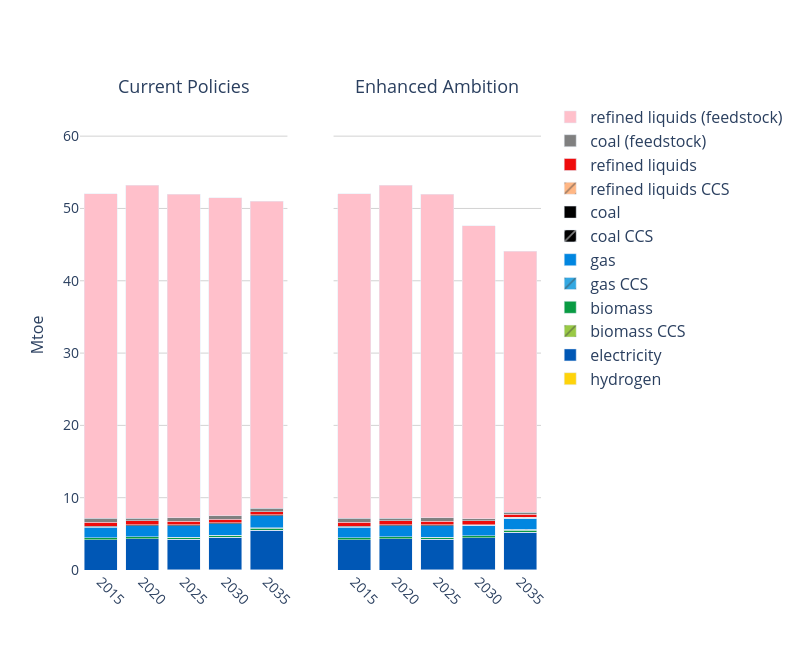

Here is the notebook cell this chart was saved with:
### Code cell
# ------------------------------
# E) Chemical energy by fuel (incl. feedstock)
# ------------------------------
dfE, _ = run_query(conn, q_idx)  # q_idx=100
dfE["ind"]    = cat_sector(dfE["sector"])
dfE["energy"] = dfE.apply(cat_energy_chemical, axis=1)
dfE = dfE[(dfE["Year"] >= 2015) & (dfE["ind"] == "Chemical")].copy()
dfE["value"] *= EJ_TO_MTOE
two_panel_stack(
    dfE, category="energy", years=YEARS_2015_2050,
    out_png="./fig/chem.png", y_max=65,
    colors=FUEL_COLORS, patterns=FUEL_PATTERNS
)

### Figure 1 — Plotly figure (JSON) as saved in the notebook; plotly's stock layout.template omitted (floating-point values rounded to 4 significant figures)
{"data": [{"marker": {"color": "#FED30B"}, "name": "hydrogen", "showlegend": true, "type": "bar", "x": [2025, 2030, 2035], "xaxis": "x", "y": [0.006523, 0.01389, 0.03284], "yaxis": "y"}, {"marker": {"color": "#0057B5"}, "name": "electricity", "showlegend": true, "type": "bar", "x": [2015, 2020, 2025, 2030, 2035], "xaxis": "x", "y": [4.21, 4.319, 4.222, 4.499, 5.45], "yaxis": "y"}, {"marker": {"color": "rgb(153, 201, 69)", "pattern": {"shape": "/"}}, "name": "biomass CCS", "showlegend": true, "type": "bar", "x": [2020, 2025, 2030, 2035], "xaxis": "x", "y": [3.783e-05, 0.0001188, 0.001374, 0.006174], "yaxis": "y"}, {"marker": {"color": "#099B43"}, "name": "biomass", "showlegend": true, "type": "bar", "x": [2015, 2020, 2025, 2030, 2035], "xaxis": "x", "y": [0.2709, 0.2792, 0.2731, 0.2671, 0.2524], "yaxis": "y"}, {"marker": {"color": "#33A8E2", "pattern": {"shape": "/"}}, "name": "gas CCS", "showlegend": true, "type": "bar", "x": [2020, 2025, 2030, 2035], "xaxis": "x", "y": [0.0004335, 0.003546, 0.0195, 0.08178], "yaxis": "y"}, {"marker": {"color": "#0186E0"}, "name": "gas", "showlegend": true, "type": "bar", "x": [2015, 2020, 2025, 2030, 2035], "xaxis": "x", "y": [1.454, 1.524, 1.612, 1.621, 1.685], "yaxis": "y"}, {"marker": {"color": "#000000", "pattern": {"shape": "/"}}, "name": "coal CCS", "showlegend": true, "type": "bar", "x": [2020, 2025, 2030, 2035], "xaxis": "x", "y": [5.799e-06, 1.896e-05, 0.0002383, 0.001151], "yaxis": "y"}, {"marker": {"color": "#000000"}, "name": "coal", "showlegend": true, "type": "bar", "x": [2015, 2020, 2025, 2030, 2035], "xaxis": "x", "y": [0.111, 0.113, 0.1103, 0.108, 0.107], "yaxis": "y"}, {"marker": {"color": "#FFB785", "pattern": {"shape": "/"}}, "name": "refined liquids CCS", "showlegend": true, "type": "bar", "x": [2020, 2025, 2030, 2035], "xaxis": "x", "y": [0.0001349, 0.0004066, 0.004393, 0.02], "yaxis": "y"}, {"marker": {"color": "#EF0C0C"}, "name": "refined liquids", "showlegend": true, "type": "bar", "x": [2015, 2020, 2025, 2030, 2035], "xaxis": "x", "y": [0.5329, 0.5434, 0.5291, 0.4969, 0.4315], "yaxis": "y"}, {"marker": {"color": "grey"}, "name": "coal (feedstock)", "showlegend": true, "type": "bar", "x": [2015, 2020, 2025, 2030, 2035], "xaxis": "x", "y": [0.5519, 0.4124, 0.4497, 0.4926, 0.4604], "yaxis": "y"}, {"marker": {"color": "pink"}, "name": "refined liquids (feedstock)", "showlegend": true, "type": "bar", "x": [2015, 2020, 2025, 2030, 2035], "xaxis": "x", "y": [44.89, 46.03, 44.79, 43.96, 42.45], "yaxis": "y"}, {"marker": {"color": "#FED30B"}, "name": "hydrogen", "showlegend": false, "type": "bar", "x": [2025, 2030, 2035], "xaxis": "x2", "y": [0.006523, 0.004616, 0.01265], "yaxis": "y2"}, {"marker": {"color": "#0057B5"}, "name": "electricity", "showlegend": false, "type": "bar", "x": [2015, 2020, 2025, 2030, 2035], "xaxis": "x2", "y": [4.21, 4.319, 4.222, 4.438, 5.204], "yaxis": "y2"}, {"marker": {"color": "rgb(153, 201, 69)", "pattern": {"shape": "/"}}, "name": "biomass CCS", "showlegend": false, "type": "bar", "x": [2020, 2025, 2030, 2035], "xaxis": "x2", "y": [3.783e-05, 0.0001188, 0.002621, 0.0126], "yaxis": "y2"}, {"marker": {"color": "#099B43"}, "name": "biomass", "showlegend": false, "type": "bar", "x": [2015, 2020, 2025, 2030, 2035], "xaxis": "x2", "y": [0.2709, 0.2792, 0.2731, 0.2703, 0.2627], "yaxis": "y2"}, {"marker": {"color": "#33A8E2", "pattern": {"shape": "/"}}, "name": "gas CCS", "showlegend": false, "type": "bar", "x": [2020, 2025, 2030, 2035], "xaxis": "x2", "y": [0.0004335, 0.003546, 0.02338, 0.1206], "yaxis": "y2"}, {"marker": {"color": "#0186E0"}, "name": "gas", "showlegend": false, "type": "bar", "x": [2015, 2020, 2025, 2030, 2035], "xaxis": "x2", "y": [1.454, 1.524, 1.612, 1.428, 1.533], "yaxis": "y2"}, {"marker": {"color": "#000000", "pattern": {"shape": "/"}}, "name": "coal CCS", "showlegend": false, "type": "bar", "x": [2020, 2025, 2030, 2035], "xaxis": "x2", "y": [5.799e-06, 1.896e-05, 0.0004721, 0.00252], "yaxis": "y2"}, {"marker": {"color": "#000000"}, "name": "coal", "showlegend": false, "type": "bar", "x": [2015, 2020, 2025, 2030, 2035], "xaxis": "x2", "y": [0.111, 0.113, 0.1103, 0.1049, 0.09587], "yaxis": "y2"}, {"marker": {"color": "#FFB785", "pattern": {"shape": "/"}}, "name": "refined liquids CCS", "showlegend": false, "type": "bar", "x": [2020, 2025, 2030, 2035], "xaxis": "x2", "y": [0.0001349, 0.0004066, 0.006548, 0.03372], "yaxis": "y2"}, {"marker": {"color": "#EF0C0C"}, "name": "refined liquids", "showlegend": false, "type": "bar", "x": [2015, 2020, 2025, 2030, 2035], "xaxis": "x2", "y": [0.5329, 0.5434, 0.5291, 0.5005, 0.4581], "yaxis": "y2"}, {"marker": {"color": "grey"}, "name": "coal (feedstock)", "showlegend": false, "type": "bar", "x": [2015, 2020, 2025, 2030, 2035], "xaxis": "x2", "y": [0.5519, 0.4124, 0.4497, 0.2921, 0.2394], "yaxis": "y2"}, {"marker": {"color": "pink"}, "name": "refined liquids (feedstock)", "showlegend": false, "type": "bar", "x": [2015, 2020, 2025, 2030, 2035], "xaxis": "x2", "y": [44.89, 46.03, 44.79, 40.55, 36.08], "yaxis": "y2"}], "layout": {"annotations": [{"font": {"size": 18}, "showarrow": false, "text": "Current Policies", "x": 0.225, "xanchor": "center", "xref": "paper", "y": 1, "yanchor": "bottom", "yref": "paper"}, {"font": {"size": 18}, "showarrow": false, "text": "Enhanced Ambition", "x": 0.775, "xanchor": "center", "xref": "paper", "y": 1, "yanchor": "bottom", "yref": "paper"}], "barmode": "stack", "height": 650, "legend": {"font": {"size": 16}, "traceorder": "reversed", "x": 1.02, "y": 1}, "plot_bgcolor": "rgba(0,0,0,0)", "title": {"font": {"size": 24}, "x": 0.5}, "width": 800, "xaxis": {"anchor": "y", "domain": [0, 0.45], "tickangle": 45, "tickfont": {"size": 14}, "ticktext": ["2015", "2020", "2025", "2030", "2035", "2040", "2045", "2050"], "tickvals": [2015, 2020, 2025, 2030, 2035, 2040, 2045, 2050], "title": {"font": {"size": 16}}}, "xaxis2": {"anchor": "y2", "domain": [0.55, 1], "tickangle": 45, "tickfont": {"size": 14}, "ticktext": ["2015", "2020", "2025", "2030", "2035", "2040", "2045", "2050"], "tickvals": [2015, 2020, 2025, 2030, 2035, 2040, 2045, 2050], "title": {"font": {"size": 16}}}, "yaxis": {"anchor": "x", "domain": [0, 1], "gridcolor": "lightgray", "range": [0, 65], "showgrid": true, "tickfont": {"size": 14}, "title": {"font": {"size": 16}, "text": "Mtoe"}}, "yaxis2": {"anchor": "x2", "domain": [0, 1], "gridcolor": "lightgray", "matches": "y", "range": [0, 65], "showgrid": true, "showticklabels": false, "tickfont": {"size": 14}}}}
